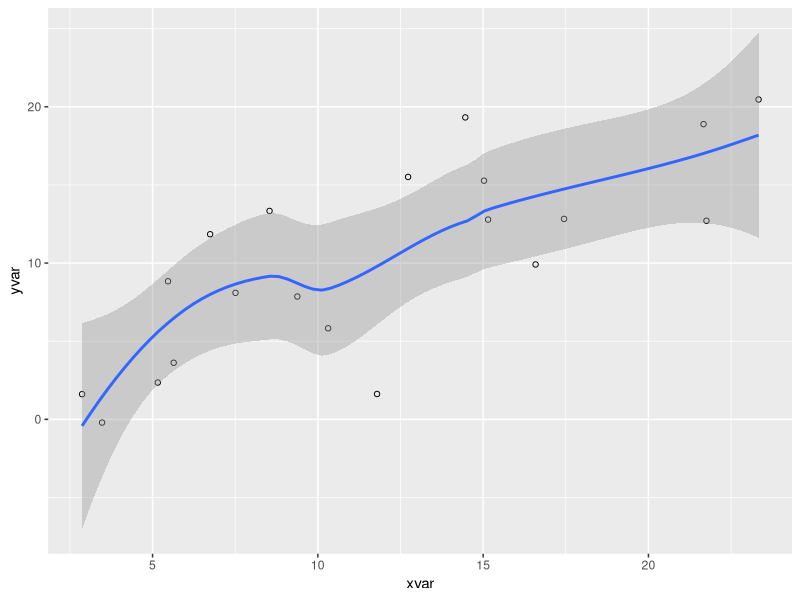

The R script that drew this image:
## ---- chunk 1
#| echo: fenced
#| code-fold: true

library(ggplot2)
dat <- data.frame(cond = rep(c("A", "B"), each=10),
                  xvar = 1:20 + rnorm(20,sd=3),
                  yvar = 1:20 + rnorm(20,sd=3))

ggplot(dat, aes(x=xvar, y=yvar)) +
    geom_point(shape=1) + 
    geom_smooth() 
